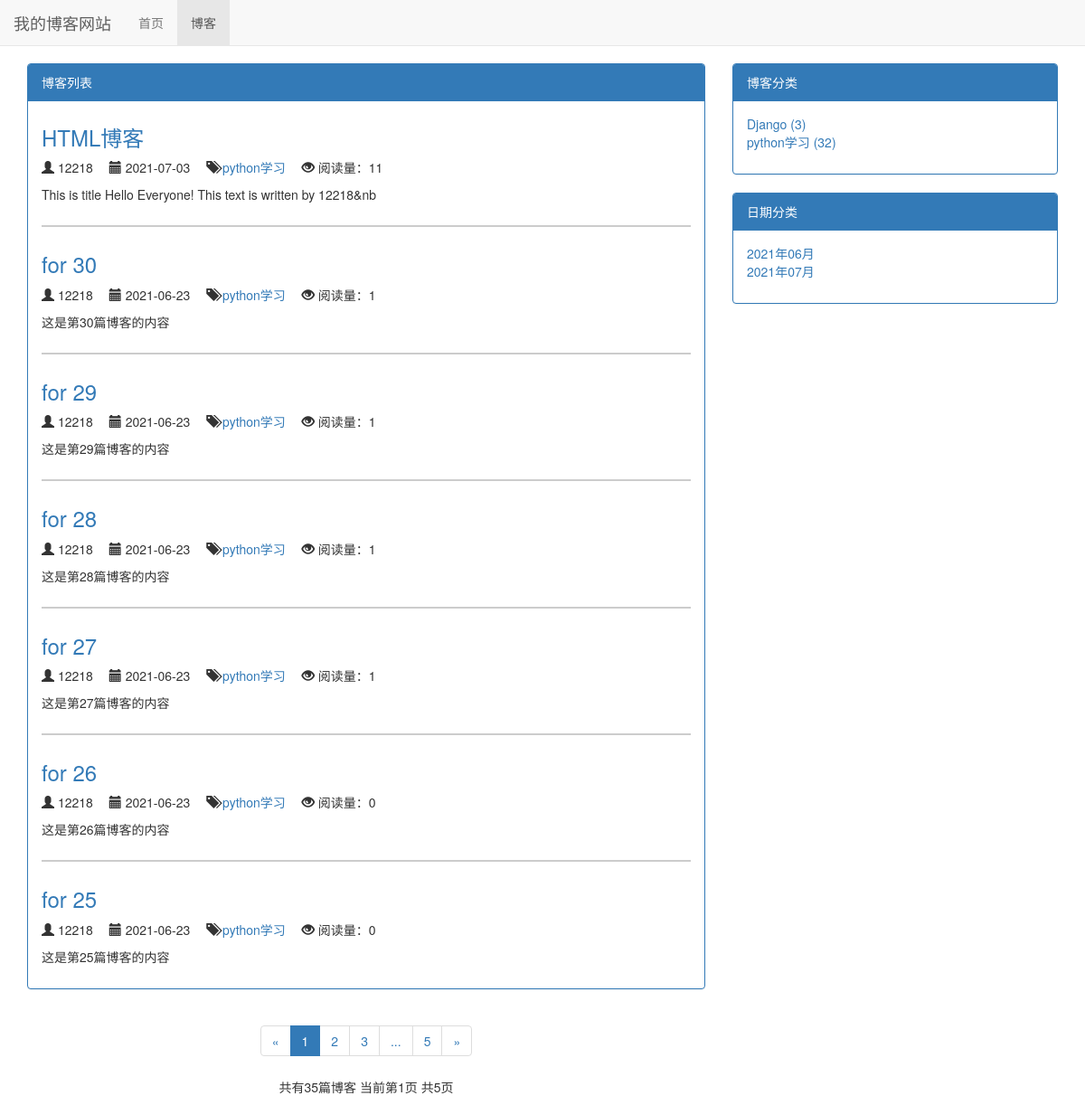
Page /blog/ on the earlier database version.
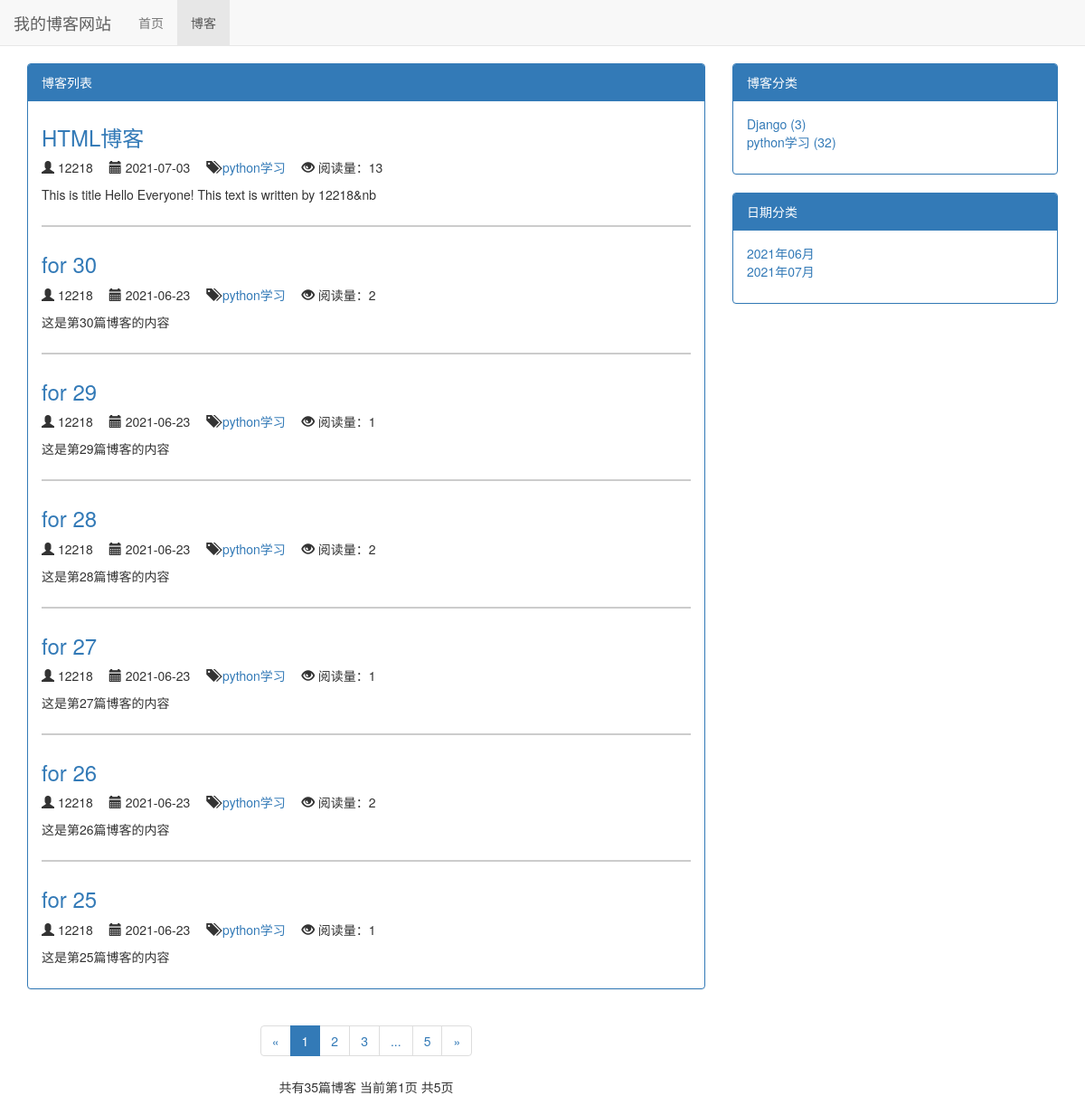
Same page on the later database version.
### blog/models.py (models this page shows, shortened)
class Blog(models.Model, ReadNumExpandMethod):
    title = models.CharField(max_length = 50) # 设置标题，模式为字符，max_length最大长度为50字符
    blog_type = models.ForeignKey(BlogType, on_delete = models.DO_NOTHING, related_name = 'blog_blog') # BlogType是自己设置的博客分类
    content = RichTextUploadingField() # 设置文章内容，模式为富文本
    author = models.ForeignKey(User, on_delete = models.DO_NOTHING) # 设置作者，作者为外键
    read_details = GenericRelation(ReadDetail)
    create_time = models.DateTimeField(auto_now_add = True) # 设置创建时间，auto_now_add为“如果新创建一篇文章，将文章时间设为现在时间”
    last_updated_time = models.DateTimeField(auto_now_add = True)
    '''
    def get_read_num(self):
        # return self.readnum.read_num # 显示阅读数量
        try:
            return self.readnum.read_num # 显示阅读数量
        except ObjectDoesNotExist:
            return 0
    '''
    class Meta:
        ordering = ['-create_time']

class BlogType(models.Model):
    type_name = models.CharField(max_length = 15) # 文章博客分类的名称
    def __str__(self) -> str:
        return self.type_name # 设置博客类型在超级管理员界面可以显示

### read_statistics/models.py (models this page shows)
class ReadNum(models.Model):
    read_num = models.IntegerField(default = 0)
    content_type = models.ForeignKey(ContentType, on_delete=models.DO_NOTHING)
    object_id = models.PositiveIntegerField()
    content_object = GenericForeignKey('content_type', 'object_id')

### blog/views.py (the view)
# urls.py: path('', views.blog_list, name = 'blog_list'), # 设置首页
def blog_list(request): # 博客列表html界面的渲染
    blogs_all_list = Blog.objects.all() # 全部博客列表
    context = get_blog_list_common_date(request, blogs_all_list)
    return render(request, 'blog_list.html', context)

### read_statistics/models.py (called while the page is built)
    def get_read_num(self):
        try:
            ct = ContentType.objects.get_for_model(self)
            readnum = ReadNum.objects.get(content_type = ct, object_id = self.pk)
            return readnum.read_num
        except ObjectDoesNotExist:
            return 0

### blog/templates/blog_list.html (shortened to what the changed rows need)
{% extends 'base.html'%}
{% load static %}
{% block header_extends %}
    <link rel="stylesheet" href="{% static 'css/blog.css' %}">
{% endblock %}
{% block content %}
    <div class="container">
        <div class="row">
            <div class="col-xs-12 col-sm-9 col-md-8">
                <div class="panel panel-primary">
                    <div class="panel-body">
                        {% for blog in page_of_blogs.object_list %}
                            <div class="blog">
                                <a href="{% url 'blog_detail' blog.pk %}">
                                    <h3>{{ blog.title }}</h3>
                                </a>
                                <p class="blog-author">
                                    <span class="glyphicon glyphicon-user"></span>
                                    {{ blog.author }}
                                </p>
                                <p class="blog-time">
                                    <span class="glyphicon glyphicon-calendar"></span>
                                    {{ blog.last_updated_time|date:"Y-m-d" }}
                                </p>
                                <p class="blog-category">
                                    <span class="glyphicon glyphicon-tags"></span>
                                    <a href="{% url 'blogs_with_type' blog.blog_type.pk %}">
                                        {{ blog.blog_type }}
                                    </a>
                                </p>
                                <p class="blog-read-num">
                                    <span class="glyphicon glyphicon-eye-open"></span>
                                    阅读量：{{ blog.get_read_num }}
                                </p>
                                <p>{{ blog.content|striptags|truncatechars:70 }}</p>
                            </div>
                            {% empty %}
                            <h3>--暂无博客，敬请期待--</h3>
                        {% endfor %}
                    </div>
                </div>
            </div>
        </div>
    </div>
{% endblock %}

Differences in the rows shown:
changed through a linked row, Blog "HTML博客": get_read_num "11" → "13"
changed through a linked row, Blog "for 30": get_read_num "1" → "2"
changed through a linked row, Blog "for 28": get_read_num "1" → "2"
computed for Blog "for 26": get_read_num "0" → "2"
computed for Blog "for 25": get_read_num "0" → "1"
